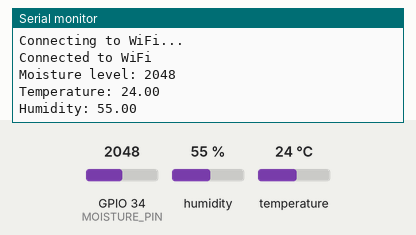
Simulated run of this sketch. Board: ESP32. Parts: the last lines printed to the serial monitor. The test bench sets the inputs (shaded band); at power-on: humidity 55 %, GPIO 34 (MOISTURE_PIN) = 2048, temperature 24 °C. WiFi joins after 1.5 s; servers stay silent unless stated.

Above: at 3.5 s.
3.6 s: humidity set to 22 %
11.1 s: GPIO 34 (MOISTURE_PIN) set to 2866
At 13.7 s:
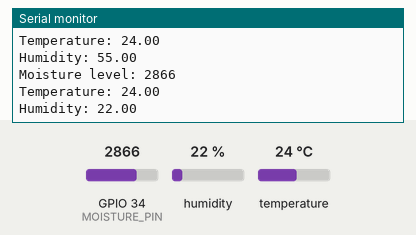
18.6 s: temperature set to 12 °C
At 23.5 s:
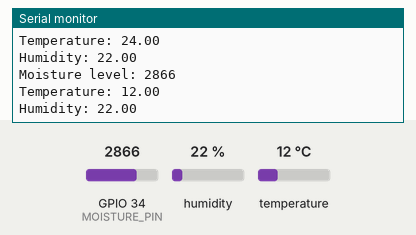
26.1 s: GPIO 34 (MOISTURE_PIN) set to 3603
At 33.2 s:
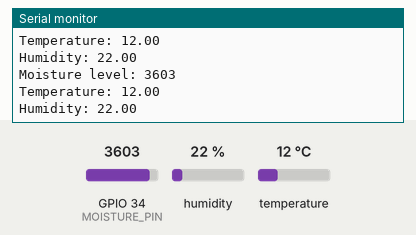
33.6 s: humidity set to 40 %
Timing chart, 0 to 36.6 s (numbered marks = the images above; inputs shaded):
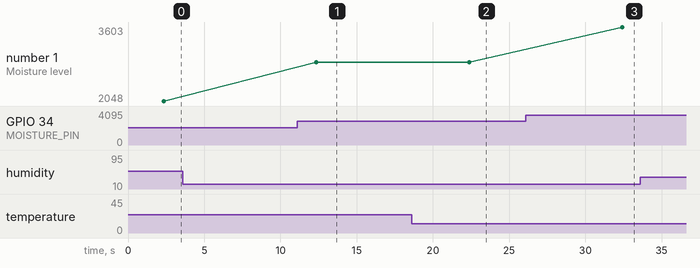

Measured:
- after the input at 11.1 s, the serial monitor: prints a new line after 1.3 s (image 1)
- after the input at 18.6 s, the serial monitor: prints a new line after 3.8 s (image 2)
- after the input at 26.1 s, the serial monitor: prints a new line after 6.3 s (image 3)
- plotted number 1: 2048 → 2866 after the input at 11.1 s, 2866 → 3603 after the input at 26.1 s

The sketch:

Smart_Irrigation_Blynk.ino
```cpp
#define BLYNK_TEMPLATE_ID "TMPL3kuPxGJ03"
#define BLYNK_TEMPLATE_NAME "Smart Irrigation"
#define BLYNK_AUTH_TOKEN "OLku2XPo84fdsJamy84U1seHns5n1Lx3"


#include <WiFi.h>
#include <BlynkSimpleEsp32.h>
#include "DHT.h"

// Blynk Auth Token from the Blynk app
char auth[] = BLYNK_AUTH_TOKEN; // Replace with your Blynk Auth Token

// Wi-Fi credentials
const char* ssid = "OP";       // Replace with your Wi-Fi SSID
const char* password = "12345678";   // Replace with your Wi-Fi password

// Sensor pins
#define MOISTURE_PIN 34  // Pin for soil moisture sensor (analog input GPIO34)
#define DHT_PIN 27       // Pin for DHT11 sensor (GPIO27)
#define DHT_TYPE DHT11   // Define DHT sensor type (DHT11)
DHT dht(DHT_PIN, DHT_TYPE);

// Virtual Pins for Blynk
#define VIRTUAL_MOISTURE V1  // Virtual pin for soil moisture
#define VIRTUAL_TEMP V2      // Virtual pin for temperature
#define VIRTUAL_HUMIDITY V3  // Virtual pin for humidity

void setup() {
  // Initialize serial communication
  Serial.begin(115200);

  // Initialize sensor pins and DHT sensor
  pinMode(MOISTURE_PIN, INPUT);
  dht.begin();

  // Connect to Wi-Fi
  Serial.print("Connecting to Wi-Fi: ");
  Serial.println(ssid);
  WiFi.begin(ssid, password);

  while (WiFi.status() != WL_CONNECTED) {
    delay(1000);
    Serial.println("Connecting to WiFi...");
  }
  Serial.println("Connected to WiFi");

  // Initialize Blynk
  Blynk.begin(auth, ssid, password);
}

void readAndUploadSensorData() {
  // Read soil moisture level (analog value)
  int moistureLevel = analogRead(MOISTURE_PIN);

  // Read temperature and humidity from DHT11
  float temperature = dht.readTemperature();
  float humidity = dht.readHumidity();

  // Print the sensor data to the serial monitor
  Serial.print("Moisture level: ");
  Serial.println(moistureLevel);
  Serial.print("Temperature: ");
  Serial.println(temperature);
  Serial.print("Humidity: ");
  Serial.println(humidity);

  // Send sensor data to Blynk (Virtual pins)
  Blynk.virtualWrite(VIRTUAL_MOISTURE, moistureLevel);
  Blynk.virtualWrite(VIRTUAL_TEMP, temperature);
  Blynk.virtualWrite(VIRTUAL_HUMIDITY, humidity);
}

void loop() {
  // Run Blynk in the background
  Blynk.run();

  // Continuously read and upload sensor data
  readAndUploadSensorData();
  delay(10000);  // Adjust delay as needed
}
```
